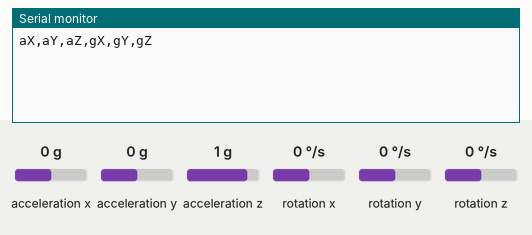
Bench run of a sketch on a simulated Arduino Uno, built with avr-gcc and run on an emulated ATmega328P. On the bench: the last lines printed to the serial monitor. Wiring (inferred from the names in the program): MPU-6050 motion sensor at I2C address 0x68. The test bench sets the inputs (shaded band); at power-on: acceleration x 0 g, acceleration y 0 g, rotation x 0 °/s, rotation y 0 °/s, acceleration z 1 g, rotation z 0 °/s.

Above: at 1.2 s.
1.3 s: acceleration x set to -1.4 g
At 2.1 s:
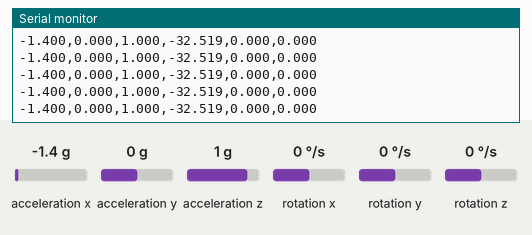
3.2 s: acceleration y set to -1.4 g
At 4.3 s:
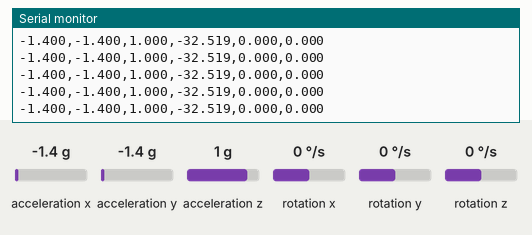
6.2 s: rotation x set to -192 °/s
At 6.9 s:
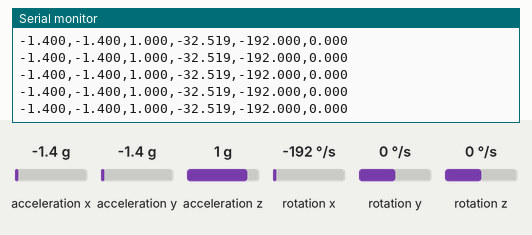
9.2 s: rotation y set to 12 °/s
At 9.8 s:
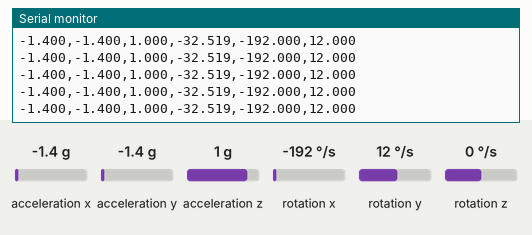
12.2 s: acceleration z set to 0 g
At 12.8 s:
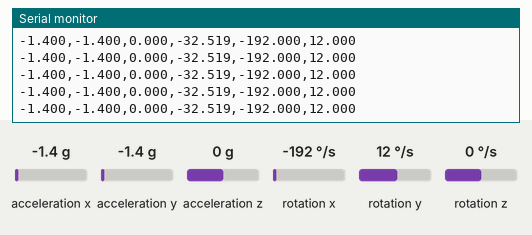

Measured:
- after the input at 1.3 s, the serial monitor: prints a new line at once (image 1)
- after the input at 3.2 s, the serial monitor: prints a new line at once (image 2)
- after the input at 6.2 s, the serial monitor: prints a new line at once (image 3)
- after the input at 9.2 s, the serial monitor: prints a new line at once (image 4)
- after the input at 12.2 s, the serial monitor: prints a new line at once (image 5)

The sketch:

Model_Trainer.ino
```cpp
#include <Wire.h>
//#include <WiFi.h>
const int MPU_addr = 0x68; // I2C address of the MPU-6050
float aX, aY, aZ, gX, gY, gZ, Tmp;
const float accelerationThreshold = 2.0; // threshold of significant in G's
const int numSamples = 119;
int samplesRead = numSamples;
// WiFi network info.
const char *ssid = "Orange-2176";     // Enter your WiFi Name
const char *pass =  "3FA62F5C"; // Enter your WiFi Password
//WiFiServer server(80);
void setup() {
  Serial.begin(115200);
  Wire.begin();
  Wire.beginTransmission(MPU_addr);
  Wire.write(0x6B);  // PWR_MGMT_1 register
  Wire.write(0);     // set to zero (wakes up the MPU-6050)
  Wire.endTransmission(true);
  Serial.println("aX,aY,aZ,gX,gY,gZ");
  //WiFi.begin(ssid, pass);
 // while (WiFi.status() != WL_CONNECTED)
  //{
   // delay(500);

  //}

  //server.begin();

}
void loop() {

  while (samplesRead == numSamples) {
    Wire.beginTransmission(MPU_addr);
    Wire.write(0x3B);  // starting with register 0x3B (ACCEL_XOUT_H)
    Wire.endTransmission(false);
    Wire.requestFrom(MPU_addr, 14, true); // request a total of 14 registers
    aX = Wire.read() << 8 | Wire.read(); // 0x3B (ACCEL_XOUT_H) & 0x3C (ACCEL_XOUT_L)
    if (aX > 32768) {
      aX = aX - 65536;
    }
    aY = Wire.read() << 8 | Wire.read(); // 0x3D (ACCEL_YOUT_H) & 0x3E (ACCEL_YOUT_L)
    if (aY > 32768) {
      aY = aY - 65536;
    }
    aZ = Wire.read() << 8 | Wire.read(); // 0x3F (ACCEL_ZOUT_H) & 0x40 (ACCEL_ZOUT_L)
    if (aZ > 32768) {
      aZ = aZ - 65536;
    }
    //Tmp=Wire.read()<<8|Wire.read();  // 0x41 (TEMP_OUT_H) & 0x42 (TEMP_OUT_L)
    gX = Wire.read() << 8 | Wire.read(); // 0x43 (GYRO_XOUT_H) & 0x44 (GYRO_XOUT_L)
    gY = Wire.read() << 8 | Wire.read(); // 0x45 (GYRO_YOUT_H) & 0x46 (GYRO_YOUT_L)
    gZ = Wire.read() << 8 | Wire.read(); // 0x47 (GYRO_ZOUT_H) & 0x48 (GYRO_ZOUT_L)
    float aSum = fabs(aX) / 16384.0 + fabs(aY) / 16384.0 + fabs(aZ) / 16384.0;

    // check if it's above the threshold
    if (aSum >= accelerationThreshold) {
      // reset the sample read count
      samplesRead = 0;
      break;
    }
  }
  // check if the all the required samples have been read since
  // the last time the significant motion was detected
  while (samplesRead < numSamples) {
    // check if both new acceleration and gyroscope data is
    // available
    Wire.beginTransmission(MPU_addr);
    Wire.write(0x3B);  // starting with register 0x3B (ACCEL_XOUT_H)
    Wire.endTransmission(false);
    Wire.requestFrom(MPU_addr, 14, true); // request a total of 14 registers
    aX = Wire.read() << 8 | Wire.read(); // 0x3B (ACCEL_XOUT_H) & 0x3C (ACCEL_XOUT_L)
    if (aX > 32768) {
      aX = aX - 65536;
    }
    aY = Wire.read() << 8 | Wire.read(); // 0x3D (ACCEL_YOUT_H) & 0x3E (ACCEL_YOUT_L)
    if (aY > 32768) {
      aY = aY - 65536;
    }
    aZ = Wire.read() << 8 | Wire.read(); // 0x3F (ACCEL_ZOUT_H) & 0x40 (ACCEL_ZOUT_L)
    if (aZ > 32768) {
      aZ = aZ - 65536;
    }
    //Tmp=Wire.read()<<8|Wire.read();  // 0x41 (TEMP_OUT_H) & 0x42 (TEMP_OUT_L)
    gX = Wire.read() << 8 | Wire.read(); // 0x43 (GYRO_XOUT_H) & 0x44 (GYRO_XOUT_L)
     if (gX > 32768) {
      gX = gX - 65536;
    }
    gY = Wire.read() << 8 | Wire.read(); // 0x45 (GYRO_YOUT_H) & 0x46 (GYRO_YOUT_L)
     if (gY > 32768) {
      gY = gY - 65536;
    }
    gZ = Wire.read() << 8 | Wire.read(); // 0x47 (GYRO_ZOUT_H) & 0x48 (GYRO_ZOUT_L)
     if (gZ > 32768) {
      gZ = gZ - 65536;
    }
    samplesRead++;
    delay(1);
    // print the data in CSV format
    Serial.print(aX / 16384.0, 3);
    Serial.print(',');
    Serial.print(aY / 16384.0, 3);
    Serial.print(',');
    Serial.print(aZ / 16384.0, 3);
    Serial.print(',');
    Serial.print(gX/131.0, 3);
    Serial.print(',');
    Serial.print(gY/131.0, 3);
    Serial.print(',');
    Serial.print(gZ/131.0, 3);
    Serial.println();

    if (samplesRead == numSamples) {
      // add an empty line if it's the last sample
      Serial.println();

    }

  }
}
```
